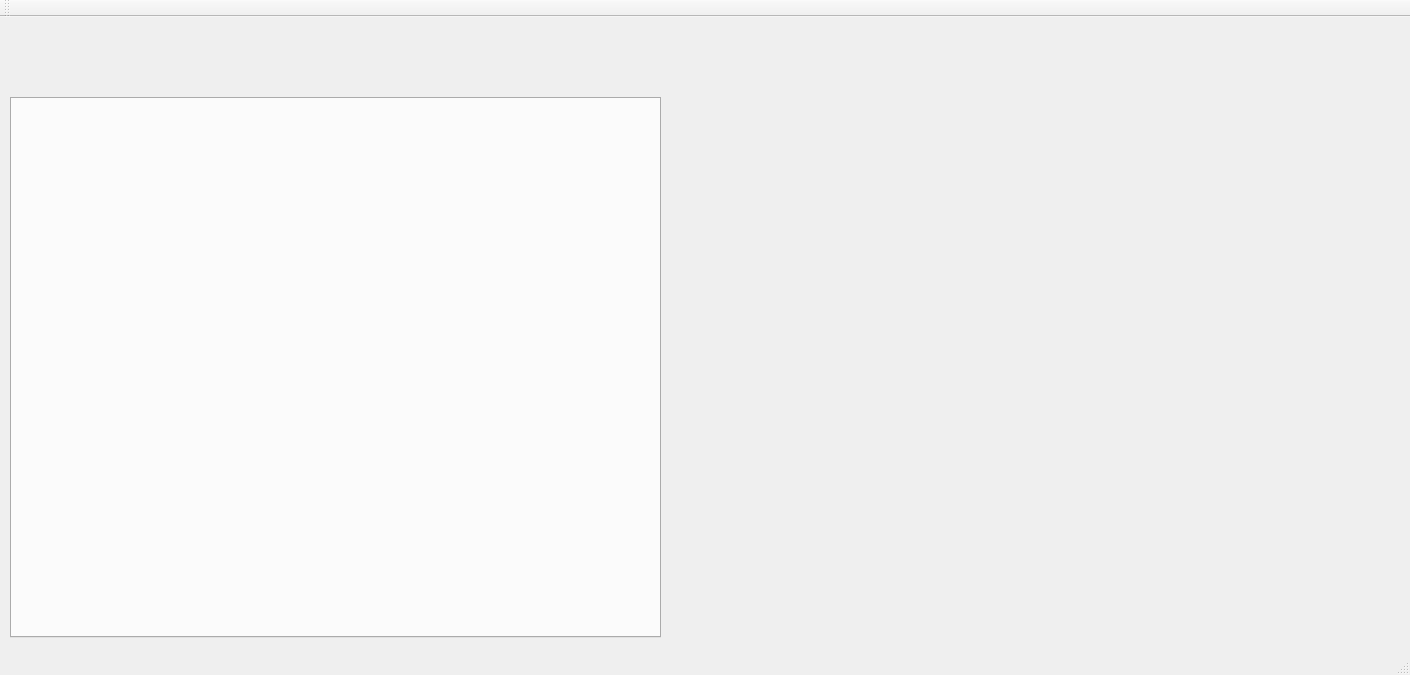
<?xml version="1.0" encoding="UTF-8"?>
<ui version="4.0">
 <class>MainWindow</class>
 <widget class="QMainWindow" name="MainWindow">
  <property name="geometry">
   <rect>
    <x>0</x>
    <y>0</y>
    <width>1410</width>
    <height>675</height>
   </rect>
  </property>
  <property name="windowTitle">
   <string>MainWindow</string>
  </property>
  <widget class="QWidget" name="centralWidget">
   <widget class="QTabWidget" name="Maintab">
    <property name="geometry">
     <rect>
      <x>10</x>
      <y>80</y>
      <width>651</width>
      <height>541</height>
     </rect>
    </property>
    <property name="currentIndex">
     <number>-1</number>
    </property>
   </widget>
   <widget class="QCustomPlot" name="plot_0" native="true">
    <property name="geometry">
     <rect>
      <x>670</x>
      <y>10</y>
      <width>361</width>
      <height>201</height>
     </rect>
    </property>
   </widget>
   <widget class="QCustomPlot" name="plot_2" native="true">
    <property name="geometry">
     <rect>
      <x>670</x>
      <y>220</y>
      <width>361</width>
      <height>191</height>
     </rect>
    </property>
   </widget>
   <widget class="QCustomPlot" name="plot_4" native="true">
    <property name="geometry">
     <rect>
      <x>670</x>
      <y>420</y>
      <width>361</width>
      <height>201</height>
     </rect>
    </property>
   </widget>
   <widget class="QCustomPlot" name="plot_1" native="true">
    <property name="geometry">
     <rect>
      <x>1040</x>
      <y>10</y>
      <width>361</width>
      <height>201</height>
     </rect>
    </property>
   </widget>
   <widget class="QCustomPlot" name="plot_5" native="true">
    <property name="geometry">
     <rect>
      <x>1040</x>
      <y>420</y>
      <width>361</width>
      <height>201</height>
     </rect>
    </property>
   </widget>
   <widget class="QCustomPlot" name="plot_3" native="true">
    <property name="geometry">
     <rect>
      <x>1040</x>
      <y>220</y>
      <width>361</width>
      <height>191</height>
     </rect>
    </property>
   </widget>
   <widget class="Com" name="wg_com" native="true">
    <property name="geometry">
     <rect>
      <x>10</x>
      <y>0</y>
      <width>651</width>
      <height>80</height>
     </rect>
    </property>
   </widget>
  </widget>
  <widget class="QMenuBar" name="menuBar">
   <property name="geometry">
    <rect>
     <x>0</x>
     <y>0</y>
     <width>1410</width>
     <height>21</height>
    </rect>
   </property>
  </widget>
  <widget class="QToolBar" name="mainToolBar">
   <attribute name="toolBarArea">
    <enum>TopToolBarArea</enum>
   </attribute>
   <attribute name="toolBarBreak">
    <bool>false</bool>
   </attribute>
  </widget>
  <widget class="QStatusBar" name="statusBar"/>
 </widget>
 <layoutdefault spacing="6" margin="11"/>
 <customwidgets>
  <customwidget>
   <class>QCustomPlot</class>
   <extends>QWidget</extends>
   <header>qcustomplot/qcustomplot.h</header>
   <container>1</container>
  </customwidget>
  <customwidget>
   <class>Com</class>
   <extends>QWidget</extends>
   <header>com.h</header>
   <container>1</container>
  </customwidget>
 </customwidgets>
 <resources/>
 <connections/>
</ui>
